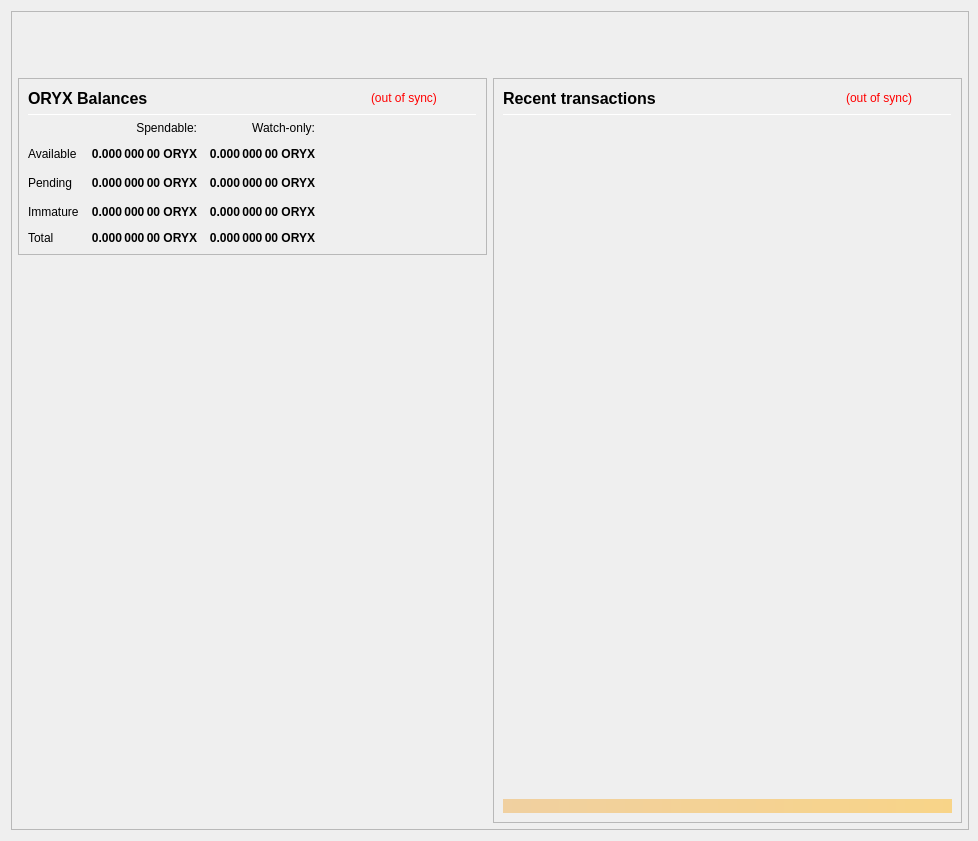
<?xml version="1.0" encoding="UTF-8"?>
<ui version="4.0">
 <class>OverviewPage</class>
 <widget class="QWidget" name="OverviewPage">
  <property name="geometry">
   <rect>
    <x>0</x>
    <y>0</y>
    <width>978</width>
    <height>841</height>
   </rect>
  </property>
  <property name="minimumSize">
   <size>
    <width>960</width>
    <height>682</height>
   </size>
  </property>
  <property name="font">
   <font>
    <weight>50</weight>
    <bold>false</bold>
   </font>
  </property>
  <property name="windowTitle">
   <string>Form</string>
  </property>
  <layout class="QVBoxLayout" name="topLayout" stretch="0">
   <property name="rightMargin">
    <number>9</number>
   </property>
   <item>
    <widget class="QFrame" name="frame_BG">
     <property name="minimumSize">
      <size>
       <width>850</width>
       <height>610</height>
      </size>
     </property>
     <property name="maximumSize">
      <size>
       <width>16777215</width>
       <height>16777215</height>
      </size>
     </property>
     <property name="frameShape">
      <enum>QFrame::StyledPanel</enum>
     </property>
     <property name="frameShadow">
      <enum>QFrame::Raised</enum>
     </property>
     <layout class="QVBoxLayout" name="verticalLayout_3" stretch="0">
      <property name="leftMargin">
       <number>0</number>
      </property>
      <property name="topMargin">
       <number>0</number>
      </property>
      <property name="rightMargin">
       <number>0</number>
      </property>
      <property name="bottomMargin">
       <number>6</number>
      </property>
      <item>
       <layout class="QVBoxLayout" name="verticalLayout_Master" stretch="0,1">
        <property name="leftMargin">
         <number>0</number>
        </property>
        <property name="topMargin">
         <number>0</number>
        </property>
        <property name="rightMargin">
         <number>0</number>
        </property>
        <property name="bottomMargin">
         <number>0</number>
        </property>
        <item>
         <widget class="QFrame" name="frame_Header">
          <layout class="QVBoxLayout" name="verticalLayout_Header" stretch="0">
           <property name="leftMargin">
            <number>0</number>
           </property>
           <property name="topMargin">
            <number>0</number>
           </property>
           <property name="rightMargin">
            <number>0</number>
           </property>
           <property name="bottomMargin">
            <number>0</number>
           </property>
           <item>
            <layout class="QHBoxLayout" name="horizontalLayout_Header" stretch="1,0">
             <property name="spacing">
              <number>6</number>
             </property>
             <item>
              <spacer name="horizontalSpacer_Header">
               <property name="orientation">
                <enum>Qt::Horizontal</enum>
               </property>
               <property name="sizeHint" stdset="0">
                <size>
                 <width>40</width>
                 <height>20</height>
                </size>
               </property>
              </spacer>
             </item>
             <item>
              <widget class="QLabel" name="labelOverviewHeaderRight">
               <property name="minimumSize">
                <size>
                 <width>464</width>
                 <height>60</height>
                </size>
               </property>
               <property name="maximumSize">
                <size>
                 <width>16777215</width>
                 <height>60</height>
                </size>
               </property>
               <property name="font">
                <font>
                 <pointsize>14</pointsize>
                </font>
               </property>
               <property name="text">
                <string/>
               </property>
               <property name="alignment">
                <set>Qt::AlignRight|Qt::AlignTrailing|Qt::AlignVCenter</set>
               </property>
              </widget>
             </item>
            </layout>
           </item>
          </layout>
         </widget>
        </item>
        <item>
         <widget class="QFrame" name="frame_Content">
          <layout class="QVBoxLayout" name="verticalLayout_Content">
           <property name="leftMargin">
            <number>6</number>
           </property>
           <property name="topMargin">
            <number>0</number>
           </property>
           <property name="rightMargin">
            <number>6</number>
           </property>
           <property name="bottomMargin">
            <number>0</number>
           </property>
           <item>
            <layout class="QHBoxLayout" name="horizontalLayout_Content" stretch="1,1">
             <property name="spacing">
              <number>6</number>
             </property>
             <item>
              <layout class="QVBoxLayout" name="verticalLayout_left" stretch="0,0">
               <item>
                <widget class="QFrame" name="frameBalances">
                 <property name="frameShape">
                  <enum>QFrame::StyledPanel</enum>
                 </property>
                 <property name="frameShadow">
                  <enum>QFrame::Raised</enum>
                 </property>
                 <layout class="QVBoxLayout" name="verticalLayout_4">
                  <item>
                   <layout class="QHBoxLayout" name="hlBalancesHeader" stretch="2,0,0">
                    <property name="spacing">
                     <number>6</number>
                    </property>
                    <item>
                     <widget class="QLabel" name="labelBalances">
                      <property name="minimumSize">
                       <size>
                        <width>0</width>
                        <height>0</height>
                       </size>
                      </property>
                      <property name="font">
                       <font>
                        <pointsize>12</pointsize>
                        <weight>75</weight>
                        <bold>true</bold>
                       </font>
                      </property>
                      <property name="text">
                       <string>ORYX Balances</string>
                      </property>
                     </widget>
                    </item>
                    <item>
                     <widget class="QLabel" name="labelWalletStatus">
                      <property name="cursor">
                       <cursorShape>WhatsThisCursor</cursorShape>
                      </property>
                      <property name="toolTip">
                       <string>The displayed information may be out of date. Your wallet automatically synchronizes with the Oryxcoin network after a connection is established, but this process has not completed yet.</string>
                      </property>
                      <property name="styleSheet">
                       <string notr="true">QLabel { color: red; }</string>
                      </property>
                      <property name="text">
                       <string notr="true">(out of sync)</string>
                      </property>
                      <property name="alignment">
                       <set>Qt::AlignLeading|Qt::AlignLeft|Qt::AlignVCenter</set>
                      </property>
                     </widget>
                    </item>
                    <item>
                     <spacer name="hsBalancesHeader">
                      <property name="orientation">
                       <enum>Qt::Horizontal</enum>
                      </property>
                      <property name="sizeHint" stdset="0">
                       <size>
                        <width>40</width>
                        <height>20</height>
                       </size>
                      </property>
                     </spacer>
                    </item>
                   </layout>
                  </item>
                  <item>
                   <widget class="Line" name="lineBalances">
                    <property name="minimumSize">
                     <size>
                      <width>0</width>
                      <height>1</height>
                     </size>
                    </property>
                    <property name="maximumSize">
                     <size>
                      <width>16777215</width>
                      <height>1</height>
                     </size>
                    </property>
                    <property name="orientation">
                     <enum>Qt::Horizontal</enum>
                    </property>
                   </widget>
                  </item>
                  <item>
                   <layout class="QGridLayout" name="gridLayout">
                    <property name="spacing">
                     <number>12</number>
                    </property>
                    <item row="2" column="2">
                     <widget class="QLabel" name="labelWatchPending">
                      <property name="font">
                       <font>
                        <weight>75</weight>
                        <bold>true</bold>
                       </font>
                      </property>
                      <property name="cursor">
                       <cursorShape>ArrowCursor</cursorShape>
                      </property>
                      <property name="toolTip">
                       <string>Unconfirmed transactions to watch-only addresses</string>
                      </property>
                      <property name="text">
                       <string notr="true">0.000 000 00 ORYX</string>
                      </property>
                      <property name="alignment">
                       <set>Qt::AlignRight|Qt::AlignTrailing|Qt::AlignVCenter</set>
                      </property>
                      <property name="textInteractionFlags">
                       <set>Qt::NoTextInteraction</set>
                      </property>
                     </widget>
                    </item>
                    <item row="2" column="1">
                     <widget class="QLabel" name="labelUnconfirmed">
                      <property name="font">
                       <font>
                        <weight>75</weight>
                        <bold>true</bold>
                       </font>
                      </property>
                      <property name="cursor">
                       <cursorShape>ArrowCursor</cursorShape>
                      </property>
                      <property name="toolTip">
                       <string>Total of transactions that have yet to be confirmed, and do not yet count toward the spendable balance</string>
                      </property>
                      <property name="text">
                       <string notr="true">0.000 000 00 ORYX</string>
                      </property>
                      <property name="alignment">
                       <set>Qt::AlignRight|Qt::AlignTrailing|Qt::AlignVCenter</set>
                      </property>
                      <property name="textInteractionFlags">
                       <set>Qt::NoTextInteraction</set>
                      </property>
                     </widget>
                    </item>
                    <item row="3" column="2">
                     <widget class="QLabel" name="labelWatchImmature">
                      <property name="font">
                       <font>
                        <weight>75</weight>
                        <bold>true</bold>
                       </font>
                      </property>
                      <property name="cursor">
                       <cursorShape>ArrowCursor</cursorShape>
                      </property>
                      <property name="toolTip">
                       <string>Staked or masternode rewards in watch-only addresses that has not yet matured</string>
                      </property>
                      <property name="text">
                       <string notr="true">0.000 000 00 ORYX</string>
                      </property>
                      <property name="alignment">
                       <set>Qt::AlignRight|Qt::AlignTrailing|Qt::AlignVCenter</set>
                      </property>
                      <property name="textInteractionFlags">
                       <set>Qt::NoTextInteraction</set>
                      </property>
                     </widget>
                    </item>
                    <item row="4" column="0">
                     <widget class="QLabel" name="labelTotalText">
                      <property name="text">
                       <string>Total</string>
                      </property>
                      <property name="textInteractionFlags">
                       <set>Qt::NoTextInteraction</set>
                      </property>
                     </widget>
                    </item>
                    <item row="3" column="1">
                     <widget class="QLabel" name="labelImmature">
                      <property name="font">
                       <font>
                        <weight>75</weight>
                        <bold>true</bold>
                       </font>
                      </property>
                      <property name="cursor">
                       <cursorShape>ArrowCursor</cursorShape>
                      </property>
                      <property name="toolTip">
                       <string>Staked or masternode rewards that has not yet matured</string>
                      </property>
                      <property name="text">
                       <string notr="true">0.000 000 00 ORYX</string>
                      </property>
                      <property name="alignment">
                       <set>Qt::AlignRight|Qt::AlignTrailing|Qt::AlignVCenter</set>
                      </property>
                      <property name="textInteractionFlags">
                       <set>Qt::NoTextInteraction</set>
                      </property>
                     </widget>
                    </item>
                    <item row="2" column="3">
                     <spacer name="hsBalances">
                      <property name="orientation">
                       <enum>Qt::Horizontal</enum>
                      </property>
                      <property name="sizeHint" stdset="0">
                       <size>
                        <width>40</width>
                        <height>20</height>
                       </size>
                      </property>
                     </spacer>
                    </item>
                    <item row="3" column="0">
                     <widget class="QLabel" name="labelImmatureText">
                      <property name="text">
                       <string>Immature</string>
                      </property>
                      <property name="textInteractionFlags">
                       <set>Qt::NoTextInteraction</set>
                      </property>
                     </widget>
                    </item>
                    <item row="4" column="1">
                     <widget class="QLabel" name="labelTotal">
                      <property name="font">
                       <font>
                        <weight>75</weight>
                        <bold>true</bold>
                       </font>
                      </property>
                      <property name="cursor">
                       <cursorShape>ArrowCursor</cursorShape>
                      </property>
                      <property name="toolTip">
                       <string>Your current total balance</string>
                      </property>
                      <property name="text">
                       <string notr="true">0.000 000 00 ORYX</string>
                      </property>
                      <property name="alignment">
                       <set>Qt::AlignRight|Qt::AlignTrailing|Qt::AlignVCenter</set>
                      </property>
                      <property name="textInteractionFlags">
                       <set>Qt::NoTextInteraction</set>
                      </property>
                     </widget>
                    </item>
                    <item row="4" column="2">
                     <widget class="QLabel" name="labelWatchTotal">
                      <property name="font">
                       <font>
                        <weight>75</weight>
                        <bold>true</bold>
                       </font>
                      </property>
                      <property name="cursor">
                       <cursorShape>ArrowCursor</cursorShape>
                      </property>
                      <property name="toolTip">
                       <string>Current total balance in watch-only addresses</string>
                      </property>
                      <property name="text">
                       <string notr="true">0.000 000 00 ORYX</string>
                      </property>
                      <property name="alignment">
                       <set>Qt::AlignRight|Qt::AlignTrailing|Qt::AlignVCenter</set>
                      </property>
                      <property name="textInteractionFlags">
                       <set>Qt::NoTextInteraction</set>
                      </property>
                     </widget>
                    </item>
                    <item row="0" column="2">
                     <widget class="QLabel" name="labelWatchonly">
                      <property name="text">
                       <string>Watch-only:</string>
                      </property>
                      <property name="alignment">
                       <set>Qt::AlignRight|Qt::AlignTrailing|Qt::AlignVCenter</set>
                      </property>
                     </widget>
                    </item>
                    <item row="1" column="0">
                     <widget class="QLabel" name="labelBalanceText">
                      <property name="text">
                       <string>Available</string>
                      </property>
                      <property name="textInteractionFlags">
                       <set>Qt::NoTextInteraction</set>
                      </property>
                     </widget>
                    </item>
                    <item row="1" column="1">
                     <widget class="QLabel" name="labelBalance">
                      <property name="font">
                       <font>
                        <weight>75</weight>
                        <bold>true</bold>
                       </font>
                      </property>
                      <property name="cursor">
                       <cursorShape>ArrowCursor</cursorShape>
                      </property>
                      <property name="toolTip">
                       <string>Your current spendable balance</string>
                      </property>
                      <property name="text">
                       <string notr="true">0.000 000 00 ORYX</string>
                      </property>
                      <property name="alignment">
                       <set>Qt::AlignRight|Qt::AlignTrailing|Qt::AlignVCenter</set>
                      </property>
                      <property name="textInteractionFlags">
                       <set>Qt::NoTextInteraction</set>
                      </property>
                     </widget>
                    </item>
                    <item row="1" column="2">
                     <widget class="QLabel" name="labelWatchAvailable">
                      <property name="font">
                       <font>
                        <weight>75</weight>
                        <bold>true</bold>
                       </font>
                      </property>
                      <property name="cursor">
                       <cursorShape>ArrowCursor</cursorShape>
                      </property>
                      <property name="toolTip">
                       <string>Your current balance in watch-only addresses</string>
                      </property>
                      <property name="text">
                       <string notr="true">0.000 000 00 ORYX</string>
                      </property>
                      <property name="alignment">
                       <set>Qt::AlignRight|Qt::AlignTrailing|Qt::AlignVCenter</set>
                      </property>
                      <property name="textInteractionFlags">
                       <set>Qt::NoTextInteraction</set>
                      </property>
                     </widget>
                    </item>
                    <item row="2" column="0">
                     <widget class="QLabel" name="labelPendingText">
                      <property name="text">
                       <string>Pending</string>
                      </property>
                      <property name="textInteractionFlags">
                       <set>Qt::NoTextInteraction</set>
                      </property>
                     </widget>
                    </item>
                    <item row="0" column="1">
                     <widget class="QLabel" name="labelSpendable">
                      <property name="text">
                       <string>Spendable:</string>
                      </property>
                      <property name="alignment">
                       <set>Qt::AlignRight|Qt::AlignTrailing|Qt::AlignVCenter</set>
                      </property>
                     </widget>
                    </item>
                   </layout>
                  </item>
                 </layout>
                </widget>
               </item>
               <item>
                <spacer name="verticalSpacer">
                 <property name="orientation">
                  <enum>Qt::Vertical</enum>
                 </property>
                 <property name="sizeHint" stdset="0">
                  <size>
                   <width>20</width>
                   <height>40</height>
                  </size>
                 </property>
                </spacer>
               </item>
              </layout>
             </item>
             <item>
              <layout class="QVBoxLayout" name="verticalLayout_right" stretch="1">
               <item>
                <widget class="QFrame" name="frame_RecentTransactions">
                 <property name="minimumSize">
                  <size>
                   <width>0</width>
                   <height>0</height>
                  </size>
                 </property>
                 <property name="frameShape">
                  <enum>QFrame::StyledPanel</enum>
                 </property>
                 <property name="frameShadow">
                  <enum>QFrame::Raised</enum>
                 </property>
                 <layout class="QVBoxLayout" name="verticalLayout_1" stretch="0,0,0,0,0">
                  <item>
                   <layout class="QHBoxLayout" name="horizontalLayout_2" stretch="2,0,0">
                    <property name="spacing">
                     <number>3</number>
                    </property>
                    <item>
                     <widget class="QLabel" name="label_4">
                      <property name="minimumSize">
                       <size>
                        <width>0</width>
                        <height>20</height>
                       </size>
                      </property>
                      <property name="font">
                       <font>
                        <pointsize>12</pointsize>
                        <weight>75</weight>
                        <bold>true</bold>
                       </font>
                      </property>
                      <property name="text">
                       <string>Recent transactions</string>
                      </property>
                     </widget>
                    </item>
                    <item>
                     <widget class="QLabel" name="labelTransactionsStatus">
                      <property name="cursor">
                       <cursorShape>WhatsThisCursor</cursorShape>
                      </property>
                      <property name="toolTip">
                       <string>The displayed information may be out of date. Your wallet automatically synchronizes with the Oryxcoin network after a connection is established, but this process has not completed yet.</string>
                      </property>
                      <property name="styleSheet">
                       <string notr="true">QLabel { color: red; }</string>
                      </property>
                      <property name="text">
                       <string notr="true">(out of sync)</string>
                      </property>
                      <property name="alignment">
                       <set>Qt::AlignRight|Qt::AlignTrailing|Qt::AlignVCenter</set>
                      </property>
                     </widget>
                    </item>
                    <item>
                     <spacer name="horizontalSpacer">
                      <property name="orientation">
                       <enum>Qt::Horizontal</enum>
                      </property>
                      <property name="sizeHint" stdset="0">
                       <size>
                        <width>40</width>
                        <height>20</height>
                       </size>
                      </property>
                     </spacer>
                    </item>
                   </layout>
                  </item>
                  <item>
                   <widget class="Line" name="line">
                    <property name="minimumSize">
                     <size>
                      <width>0</width>
                      <height>1</height>
                     </size>
                    </property>
                    <property name="maximumSize">
                     <size>
                      <width>16777215</width>
                      <height>1</height>
                     </size>
                    </property>
                    <property name="orientation">
                     <enum>Qt::Horizontal</enum>
                    </property>
                   </widget>
                  </item>
                  <item>
                   <widget class="QListView" name="listTransactions">
                    <property name="minimumSize">
                     <size>
                      <width>0</width>
                      <height>0</height>
                     </size>
                    </property>
                    <property name="styleSheet">
                     <string notr="true">QListView { background: transparent; }</string>
                    </property>
                    <property name="frameShape">
                     <enum>QFrame::NoFrame</enum>
                    </property>
                    <property name="verticalScrollBarPolicy">
                     <enum>Qt::ScrollBarAlwaysOff</enum>
                    </property>
                    <property name="horizontalScrollBarPolicy">
                     <enum>Qt::ScrollBarAlwaysOff</enum>
                    </property>
                    <property name="selectionMode">
                     <enum>QAbstractItemView::NoSelection</enum>
                    </property>
                   </widget>
                  </item>
                  <item>
                   <spacer name="verticalSpacer_2">
                    <property name="orientation">
                     <enum>Qt::Vertical</enum>
                    </property>
                    <property name="sizeType">
                     <enum>QSizePolicy::Expanding</enum>
                    </property>
                    <property name="sizeHint" stdset="0">
                     <size>
                      <width>20</width>
                      <height>40</height>
                     </size>
                    </property>
                   </spacer>
                  </item>
                  <item>
                   <widget class="QLabel" name="labelAlerts">
                    <property name="maximumSize">
                     <size>
                      <width>16777215</width>
                      <height>16777215</height>
                     </size>
                    </property>
                    <property name="styleSheet">
                     <string notr="true">background-color: qlineargradient(x1: 0, y1: 0, x2: 1, y2: 0, stop:0 #F0D0A0, stop:1 #F8D488); color:#000000;</string>
                    </property>
                    <property name="text">
                     <string/>
                    </property>
                    <property name="wordWrap">
                     <bool>true</bool>
                    </property>
                    <property name="margin">
                     <number>3</number>
                    </property>
                   </widget>
                  </item>
                 </layout>
                </widget>
               </item>
              </layout>
             </item>
            </layout>
           </item>
          </layout>
         </widget>
        </item>
       </layout>
      </item>
     </layout>
    </widget>
   </item>
  </layout>
 </widget>
 <resources/>
 <connections/>
</ui>
